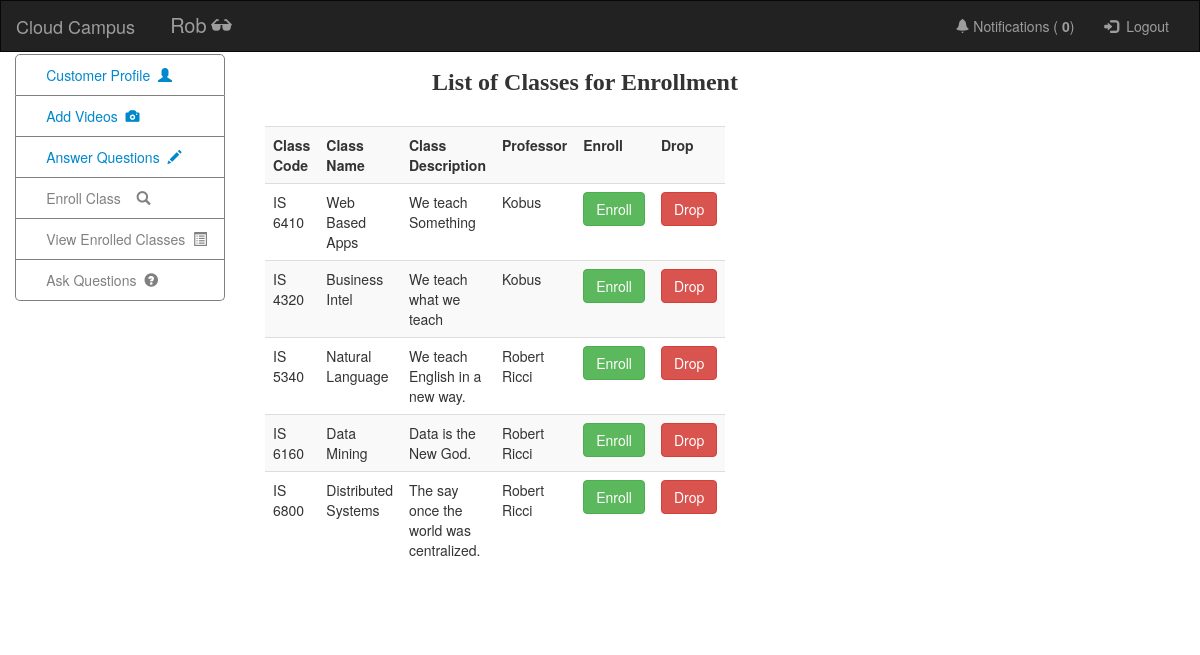
/enrollclass.php (signed in), run on the app's committed database.
### tables this page shows
CREATE TABLE IF NOT EXISTS `notifications` (
  `Id` int(5) NOT NULL AUTO_INCREMENT,
  `UserId` int(5) NOT NULL,
  `Videos` int(5) NOT NULL DEFAULT '0',
  `Questions` int(5) NOT NULL DEFAULT '0',
  `Answers` int(5) NOT NULL DEFAULT '0',
  PRIMARY KEY (`Id`),
  UNIQUE KEY `UserId` (`UserId`)
);

CREATE TABLE IF NOT EXISTS `class` (
  `Id` int(5) NOT NULL AUTO_INCREMENT,
  `Code` varchar(20) NOT NULL,
  `Name` varchar(20) NOT NULL,
  `Description` varchar(200) NOT NULL,
  `Professor` int(5) NOT NULL,
  PRIMARY KEY (`Id`),
  UNIQUE KEY `Code` (`Code`),
  KEY `Professor_in_Login_Table` (`Professor`)
);

### session.php (called while the page is built, shortened)
<?php
include_once('connect-db.php');
$user_check=$_SESSION['login_user'];
$ses_sql=mysqli_query($mysqli,"select * from login where Username='$user_check'");
$row = mysqli_fetch_assoc($ses_sql);
$login_session =$row['Username'];
$login_id =$row['Id'];
$login_role = $row['Role'];
?>

### enrollclass.php (the view, shortened to what this page needs)
<!DOCTYPE HTML PUBLIC "-//W3C//DTD HTML 4.01//EN" "http://www.w3.org/TR/html4/strict.dtd">
<html>
<head>
  <link rel="stylesheet" href="https://maxcdn.bootstrapcdn.com/bootstrap/3.3.7/css/bootstrap.min.css">
</head>
<body>
<?php
include_once('homepage.php');
require_once('connect-db.php');
if ($res = $mysqli->query("select * from login where Username='$login_session'")){
    $row1 = $res->fetch_object();
	$id = $row1->Id;
}
if ($result = $mysqli->query("SELECT * FROM class"))
{
if ($result->num_rows > 0)
{
echo "<div class='container'>";
echo "<div class='row'>";
echo "<div class='col-xs-12 col-sm-8 col-md-4 col-sm-offset-2 col-md-offset-4'>";
echo "<h3><b><center class='list-classes-txt'>List of Classes for Enrollment</center></b></h3>";
echo "<table class='table table-striped table-hover' id='view-classes-table'>";
echo "<tbody>";
echo "<tr><th>Class Code</th><th>Class Name</th><th>Class Description</th><th>Professor</th><th>Enroll</th><th>Drop</th></tr>";
while ($row = $result->fetch_object())
{
$prof = $mysqli->query("select * from login where Id='$row->Professor'");
$prof_row = $prof->fetch_object();
echo "<tr>";
echo "<td>" . $row->Code . "</td>";
echo "<td>" . $row->Name . "</td>";
echo "<td>" . $row->Description . "</td>";
echo "<td>" . $prof_row->Name . "</td>";
echo "<td>";
echo <<<_END
<form method='post' action='enrollclass.php' id="form1">
<input type='hidden' name='id' value='$id'>
<input type='hidden' name='classid' value='$row->Id'>
<input type='hidden' name='type' value='enroll'>
<input type='submit' class="btn btn-success btn-block" value='Enroll'>
</form>
_END;
echo "</td>";
echo "<td>";
echo <<<_END
<form method='post' action='enrollclass.php' id="form1">
<input type='hidden' name='id' value='$id'>
<input type='hidden' name='classid' value='$row->Id'>
<input type='hidden' name='type' value='drop'>
<input type='submit' name='submit' class="btn btn-danger btn-block" value='Drop'>
</form>
_END;
echo "</td>";
echo "</tr>";
}
echo "</tbody>";
echo "</table>";
echo "</div>";
echo "</div>";
echo "</div>";
}
}
else
{
echo "Error: " . $mysqli->error;
}
?>
</body>
</html>

### homepage.php (shortened to what this page needs)
<?php
include('session.php');
?>
<html>
<head>
  <link rel="stylesheet" href="https://maxcdn.bootstrapcdn.com/bootstrap/3.3.7/css/bootstrap.min.css">
  <link rel="stylesheet" href="home.css">
</head>
<body>
<div class="container-fluid text-center">
<div class="row">
<nav class="navbar navbar-inverse">
  <div class="container-fluid">
    <div class="navbar-header">
      <a class="navbar-brand" href="homepage.php">Cloud Campus</a>
    </div>
    <div class="collapse navbar-collapse" id="myNavbar">
      <ul class="nav navbar-nav nav-stacked">
	  <li id="user-name"><?php echo $login_session; ?>&nbsp;<span class="glyphicon glyphicon-sunglasses"></span></li>
	</ul>
        <ul class="nav navbar-nav navbar-right">
            <li class="dropdown">
                <a href="#" class="dropdown-toggle" data-toggle="dropdown" role="button" aria-haspopup="true" aria-expanded="false"><span class="glyphicon glyphicon-bell"></span> Notifications (<b>
                        <?php
                        $ses_sql=mysqli_query($mysqli,"select * from notifications where UserId = '$login_id'");
                        $row = mysqli_fetch_assoc($ses_sql);
                        echo $row['Videos']+$row['Questions']+$row['Answers'];
                        echo "</b>)";
                        echo "</a>";
                        ?>
                    </li>
            <li><a href="logout.php"><span class="glyphicon glyphicon-log-in"></span> &nbsp;Logout</a></li>
        </ul>
    </div>
  </div>
</nav>
</div>
    <ul class="nav nav-pills nav-stacked" id="vertical-nav">
        <li><a href="#">Customer Profile  &nbsp;<span class="glyphicon glyphicon-user"></span></a></li>
        <?php
        if($login_role == 'Professor')
        {
            echo "<li><a href=\"addvideos.php\">Add Videos &nbsp;<span class=\"glyphicon glyphicon-camera\"></span></a></li>";
            echo "<li><a href=\"answerquestions.php\">Answer Questions &nbsp;<span class=\"glyphicon glyphicon-pencil\"></span></a></li>";
            echo "<li><a href=\"enrollclass.php\" class='disabled'>Enroll Class   &nbsp;&nbsp;&nbsp;<span class=\"glyphicon glyphicon-search\"></span></a></li>";
            echo "<li><a href=\"viewenrolledclasses.php\" class='disabled'>View Enrolled Classes &nbsp;<span class=\"glyphicon glyphicon-list-alt\"></span></a></li>";
            echo "<li><a href=\"askquestions.php\" class='disabled'>Ask Questions &nbsp;<span class=\"glyphicon glyphicon-question-sign\"></span></a></li>";
        }
        ?>
    </ul>
</div>
</body>
</html>

### home.css (style rules this page uses)
#view-classes-table, #list-topics { width: 55em; margin-left: -10em; }
#vertical-nav { width: 15em; margin-top: 0.2%; }
#vertical-nav li { text-align: left; padding-left: 5%; color: #999; z-index: 1000; border: 1px solid grey; border-top: none; margin-top: 0px; }
#vertical-nav li:first-child { border-top: 1px solid grey; border-top-right-radius: 5px; border-top-left-radius: 5px; }
#vertical-nav li:last-child { border-bottom-right-radius: 5px; border-bottom-left-radius: 5px; }
#vertical-nav li a { text-align: left; padding-left: 10%; color: #0088cc; }
.container { position: absolute; margin-top: -18em; }
#user-name { margin-top: 0.5em; margin-left: 1em; font-size: 20px; color: #9d9d9d; }
.list-classes-txt { font-family: cursive; }
a.disabled { pointer-events: none; cursor: default; color: grey !important; }

### enrollclass.php (style rules this page uses)
.navbar { margin-bottom: 0; border-radius: 0; }

### homepage.php (style rules this page uses)
.navbar { margin-bottom: 0; border-radius: 0; }

### data on the page
notifications: $row['Videos']+$row['Questions']+$row['Answers'] "0"
class: Code "IS 6410", Name "Web Based Apps", Description "We teach Something", login.Name "Kobus"
class: Code "IS 4320", Name "Business Intel", Description "We teach what we teach", login.Name "Kobus"
class: Code "IS 5340", Name "Natural Language", Description "We teach English in a new way.", login.Name "Robert Ricci"
class: Code "IS 6160", Name "Data Mining", Description "Data is the New God.", login.Name "Robert Ricci"
class: Code "IS 6800", Name "Distributed Systems", Description "The say once the world was centralized.", login.Name "Robert Ricci"

### other printed values
$login_session "Rob"
